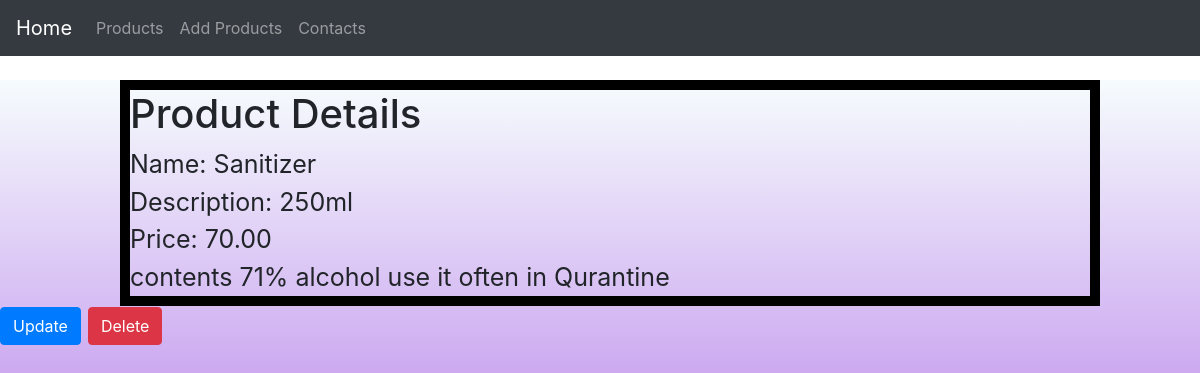
Screenshot of /products/1/show with the database file from the repository.
### products/models.py (models this page shows, shortened)
class Product(models.Model):
    title = models.CharField(max_length = 100)
    description = models.TextField(blank = True, null = True)
    price = models.DecimalField(decimal_places=2,max_digits=7)
    summary = models.TextField(default='Great value and available')

### products/views.py (the view)
# urls.py: path('<int:id>/show', product_detail_view, name='product-detail-show'), #self edit
def product_detail_view(request, id):
    obj = get_object_or_404(Product, id=id)
    context = {
        "object": obj
    }
    return render(request, "product/detail.html", context)

### templates/product/detail.html (shortened to what this page needs)
<!DOCTYPE html>
{% extends 'base.html' %}
{% block content %}
<html lang="en">
<head>
</head>
<body>
<div id="grad1">
<div id="grad2">
<h1> Product Details </h1>
   Name: {{object.title}} <br>
   Description: {{object.description}}<br>
   Price: {{object.price}}<br>
    {{object.summary}}<br>
</div>
    <a href="update/"><button type="button" class="btn btn-primary">Update</button> </a>
    <a href="delete/"><button type="button" class="btn btn-danger">Delete</button> </a>
    </div>
</body>
</html>
{% endblock %}

### templates/product/detail.html (style rules this page uses)
#grad1 { height: 1000px; background-color: #8c29dc; background-image: linear-gradient(0deg, #8c29dc 25%, #f6fcfd 100%); font-size: 25px; }
#grad2 { margin-left: 120px; margin-right: 100px; border: 10px solid black; }

### rows the page displays
Product: title "Sanitizer", description "250ml", price "70.00", summary "contents 71% alcohol use it often in Qurantine"
